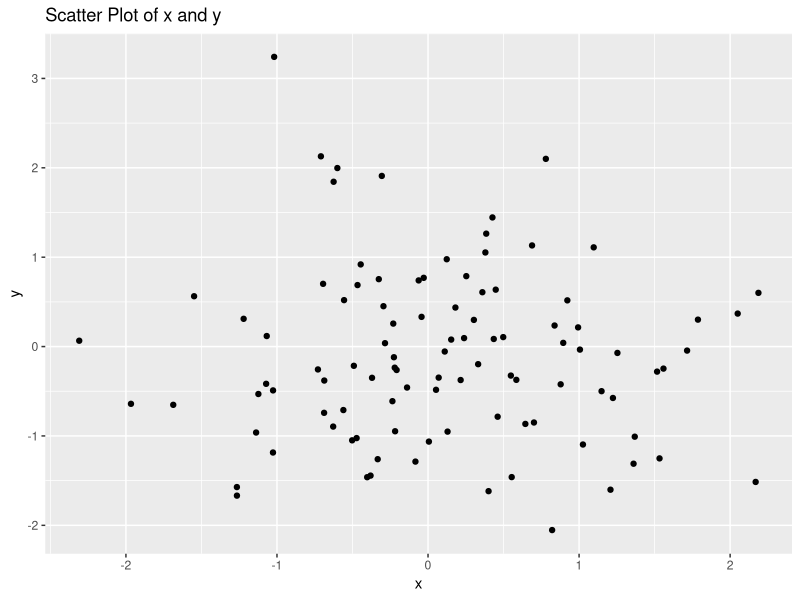
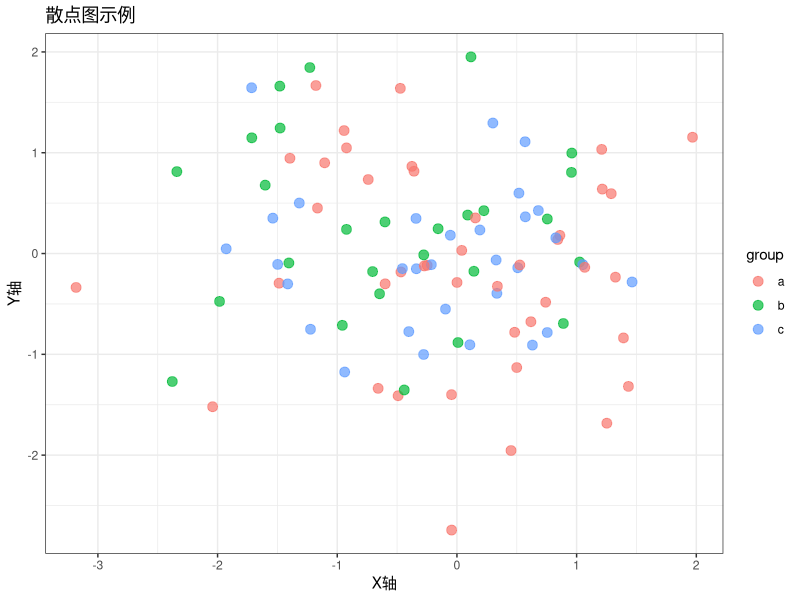
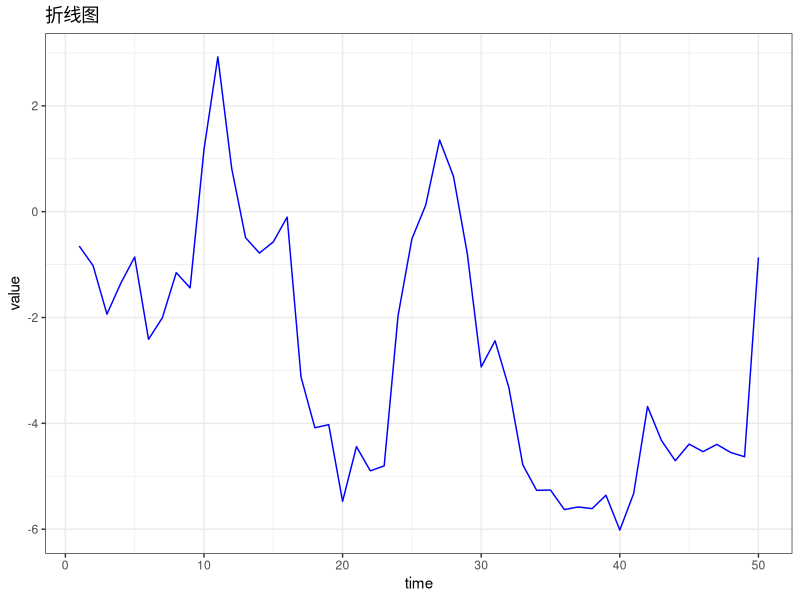
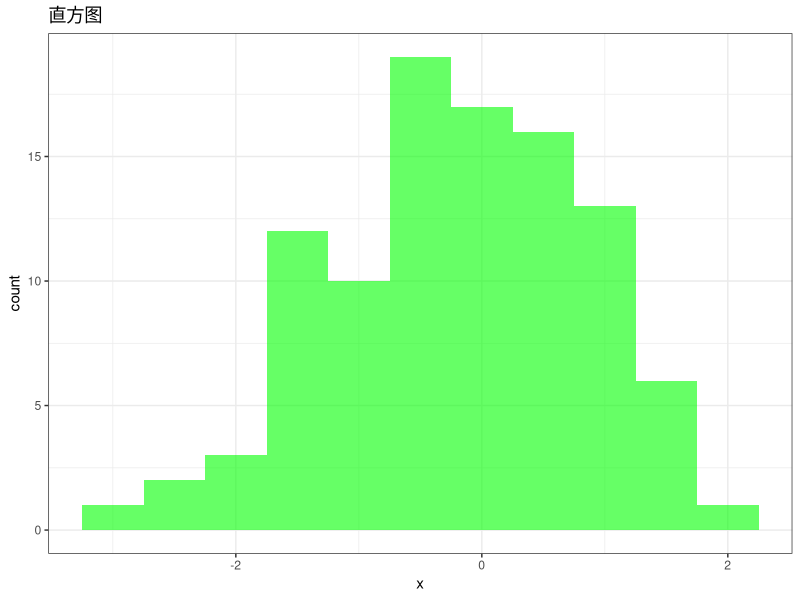
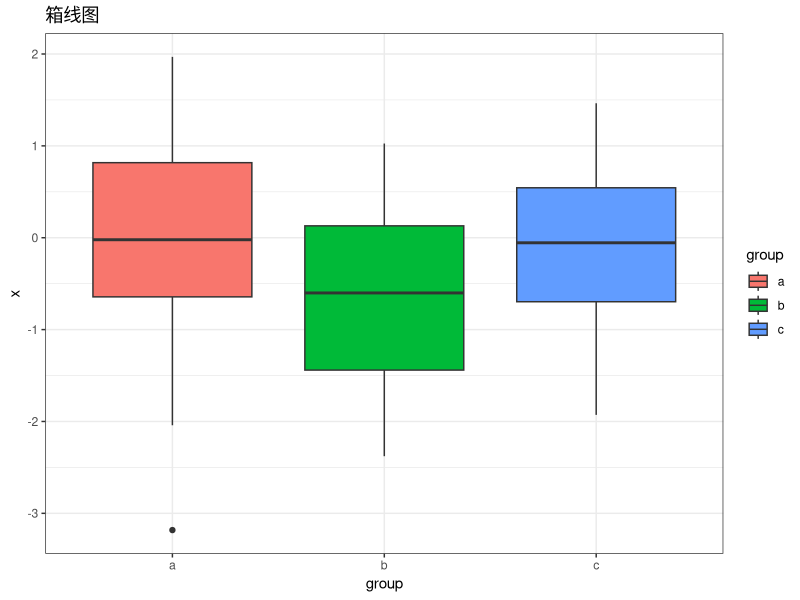
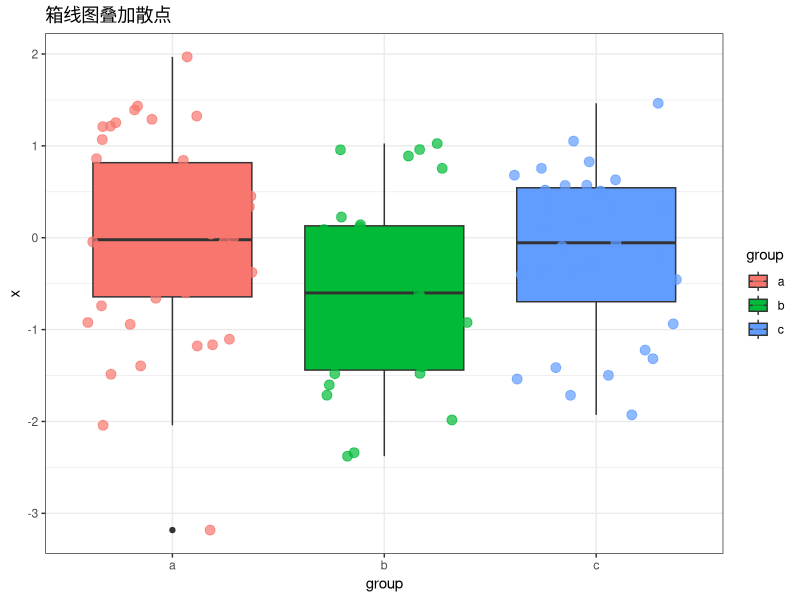

R code for these plots, in order:
## ---- chunk 1
#| label: r-data-analysis-example
#| warning: false
#| message: false

library(dplyr)
library(ggplot2)
library(caret)

# 生成示例数据
set.seed(123)
data <- data.frame(
  x = rnorm(100),
  y = rnorm(100)
)

# 描述性统计
summary_stats <- data |>
  summarise(
    mean_x = mean(x),
    mean_y = mean(y),
    sd_x = sd(x),
    sd_y = sd(y)
  )
print(summary_stats)
## ---- chunk 2
#| label: fig-r-scatter
#| fig-cap: "x和y的散点图"
#| fig-asp: 0.618

ggplot(data, aes(x = x, y = y)) +
  geom_point() +
  labs(title = "Scatter Plot of x and y", x = "x", y = "y")
## ---- chunk 3
#| label: r-linear-model
#| warning: false

# 线性回归模型
model <- train(y ~ x, data = data, method = "lm")
summary(model$finalModel)
## ---- chunk 4
#| label: r-vectors

# 创建向量
numeric_vector <- c(1, 2, 3, 4, 5)
character_vector <- c("a", "b", "c", "d")
logical_vector <- c(TRUE, FALSE, TRUE, FALSE)

# 创建矩阵
matrix_example <- matrix(1:9, nrow = 3, ncol = 3)

# 创建三维数组
array_example <- array(1:24, dim = c(3, 4, 2))

print(numeric_vector)
print(matrix_example)
## ---- chunk 5
#| label: r-dataframe-list

# 创建数据框
data_frame <- data.frame(
  name = c("Alice", "Bob", "Charlie"),
  age = c(25, 30, 35),
  city = c("New York", "Los Angeles", "Chicago")
)

# 创建列表
list_example <- list(
  numeric_vector = numeric_vector,
  matrix_example = matrix_example,
  data_frame = data_frame
)

print(data_frame)
print(list_example$data_frame)
## ---- chunk 6
#| label: r-factor-date

# 创建因子
factor_example <- factor(c("Male", "Female", "Male", "Female"))
print(factor_example)

# 创建日期时间向量
date_time_vector <- as.POSIXct(c("2024-01-01 12:00:00", "2024-01-01 13:00:00"))
print(date_time_vector)
## ---- chunk 7
#| label: r-operators

# 变量赋值
x <- 10
y = 20

# 比较运算
print(x == y)  # 等于
print(x != y)  # 不等于
print(x > y)   # 大于
## ---- chunk 8
#| label: r-control-structures

# 条件判断
if (x > 0) {
  print("x is positive")
} else {
  print("x is negative")
}

# for循环
for (i in 1:5) {
  print(i)
}
## ---- chunk 9
#| label: r-functions

# 定义函数
my_function <- function(x) {
  return(x + 1)
}

# 调用函数
print(my_function(1))
## ---- chunk 10
#| label: r-dplyr-filter

data_frame |>
  filter(age > 30)
## ---- chunk 11
#| label: r-dplyr-summarise

# 排序
data_frame |>
  arrange(age)

# 汇总
data_frame |>
  summarise(mean_age = mean(age))
## ---- chunk 12
#| label: fig-ggplot2-example
#| fig-cap: "ggplot2示例图"

library(ggplot2)

# 创建示例数据
data <- data.frame(
  x = rnorm(100),
  y = rnorm(100),
  group = sample(letters[1:3], 100, replace = TRUE)
)

# 散点图
ggplot(data, aes(x = x, y = y, color = group)) +
  geom_point(size = 3, alpha = 0.7) +
  labs(title = "散点图示例", x = "X轴", y = "Y轴") +
  theme_bw()
## ---- chunk 13
#| label: fig-ggplot2-chart-types
#| fig-cap: "常见图表类型"
#| layout-ncol: 2

# 折线图
time_data <- data.frame(
  time = 1:50,
  value = cumsum(rnorm(50))
)

p1 <- ggplot(time_data, aes(x = time, y = value)) +
  geom_line(color = "blue") +
  labs(title = "折线图") +
  theme_bw()

# 直方图
p2 <- ggplot(data, aes(x = x)) +
  geom_histogram(binwidth = 0.5, fill = "green", alpha = 0.6) +
  labs(title = "直方图") +
  theme_bw()

# 箱线图
p3 <- ggplot(data, aes(x = group, y = x, fill = group)) +
  geom_boxplot() +
  labs(title = "箱线图") +
  theme_bw()

p1
p2
p3
## ---- chunk 14
#| label: fig-ggplot2-layers
#| fig-cap: "图层叠加示例"

ggplot(data, aes(x = group, y = x, fill = group)) +
  geom_boxplot() +
  geom_jitter(aes(color = group), size = 3, alpha = 0.7) +
  labs(title = "箱线图叠加散点") +
  theme_bw()
## ---- chunk 15
#| label: r-stringr

library(stringr)

text <- "Hello, R language!"

# 提取子字符串
str_sub(text, 8, 9)

# 拼接字符串
str_c(text, " It's powerful!")

# 替换字符串
str_replace(text, "language", "world")

# 正则表达式匹配
text_vec <- c("apple123", "banana456", "cherry789")
str_detect(text_vec, "\\d+")
str_replace_all(text_vec, "\\d+", "")
## ---- chunk 16
#| label: r-tidyr

library(tidyr)

# 创建宽格式数据
wide_data <- data.frame(
  ID = c(1, 2, 3),
  Math = c(90, 85, 88),
  Science = c(80, 78, 95),
  English = c(85, 89, 92)
)

# 宽转长
long_data <- wide_data |>
  pivot_longer(
    cols = Math:English,
    names_to = "Subject",
    values_to = "Score"
  )
print(long_data)

# 长转宽
wide_data_again <- long_data |>
  pivot_wider(
    names_from = Subject,
    values_from = Score
  )
print(wide_data_again)
## ---- chunk 17
#| label: r-missing-data

# 创建含缺失值的数据框
data_with_missing <- data.frame(
  ID = c(1, 2, 3, 4),
  Name = c("Alice", "Bob", "Charlie", "David"),
  Score = c(95, NA, 88, 92)
)

# 检查缺失值
complete_data <- complete(data_with_missing)
print(complete_data)
